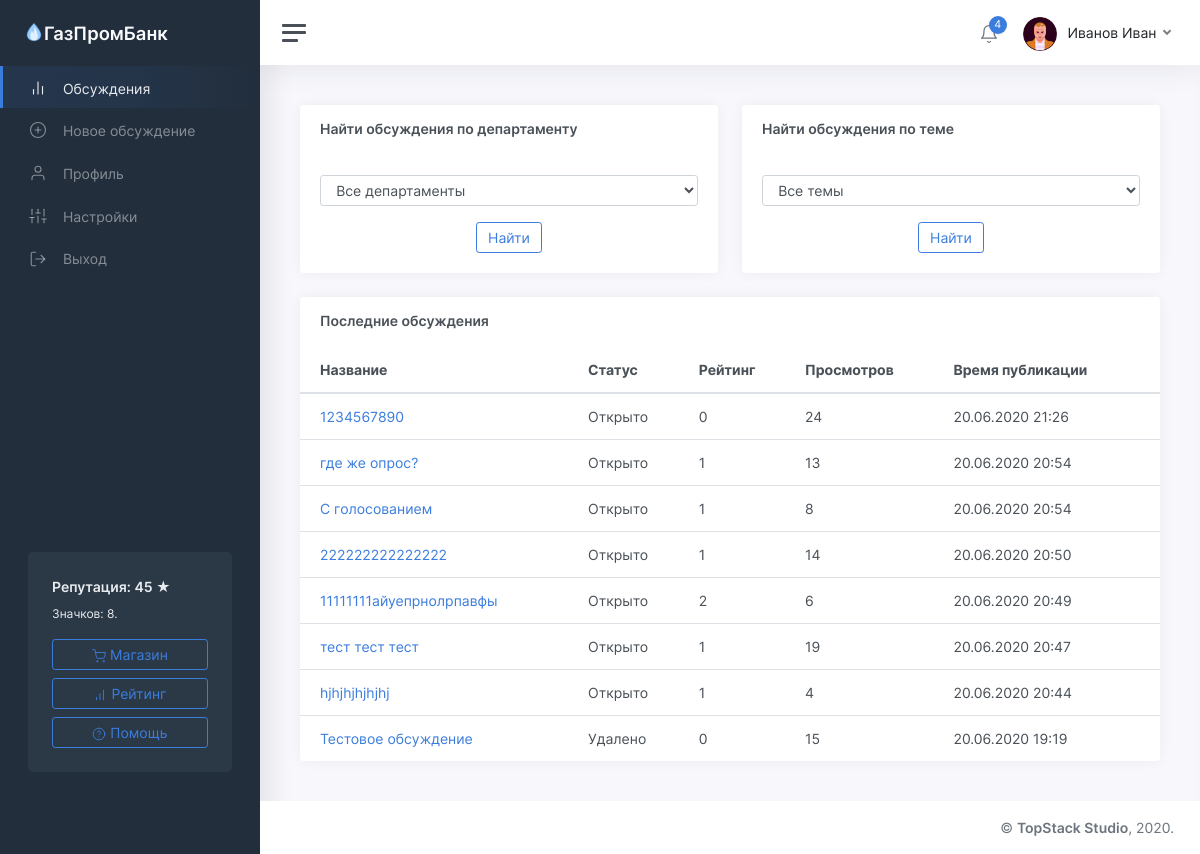
Page /threads (signed in) on the earlier database version.
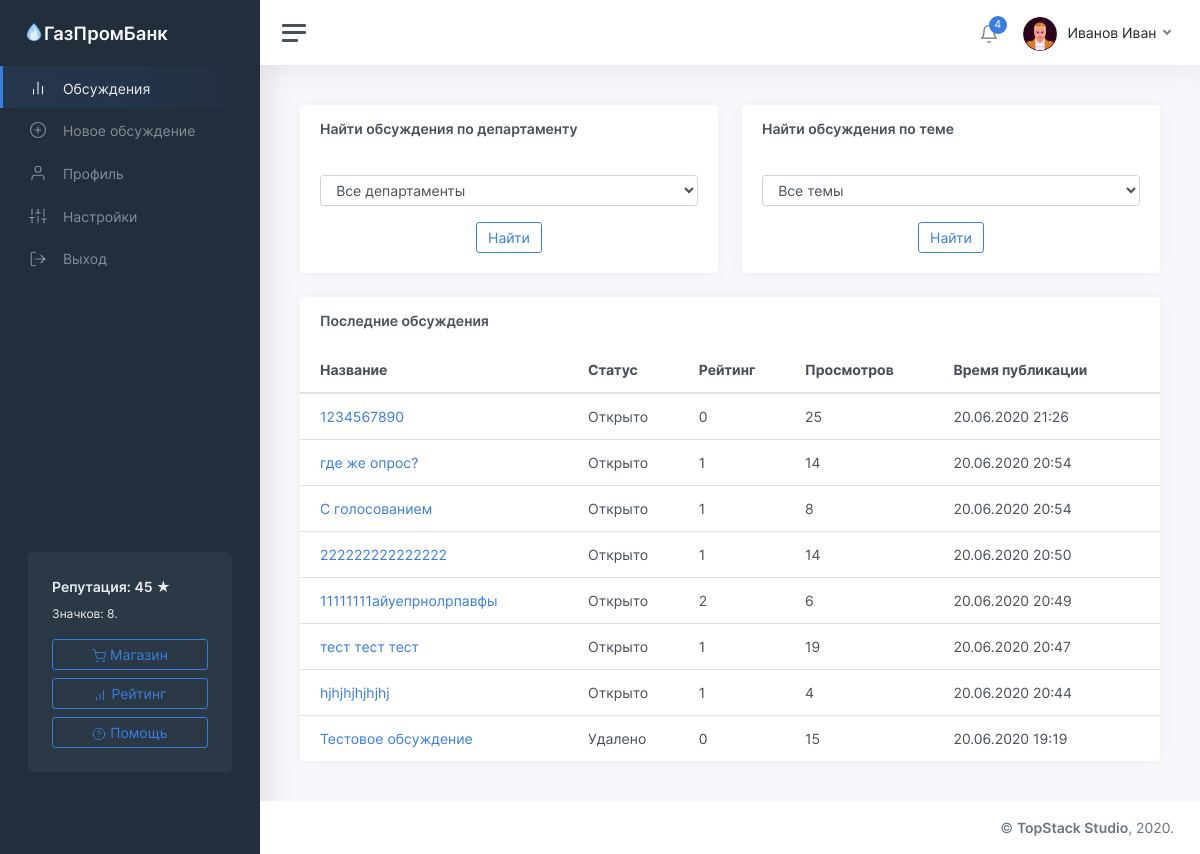
Same page on the later database version.
### tables this page shows
CREATE TABLE "threads" (
	"id"	INTEGER NOT NULL UNIQUE,
	"owner"	INTEGER NOT NULL,
	"title"	TEXT NOT NULL,
	"content"	TEXT,
	"date"	INTEGER,
	"up"	INTEGER,
	"down"	INTEGER,
	"views"	INTEGER,
	"status"	TEXT,
	"department"	TEXT,
	"theme"	TEXT,
	PRIMARY KEY("id")
);

### app/views.py (the view)
@app.route('/threads')
def listOfThreads():
	department = request.args.get('department')
	theme = request.args.get('theme')
	if department not in departments and  theme not in themes:
		return render_template('threads.html', user=getUser(session['id']), threads=getThreads(), message=request.args.get('from'), departments=departments, themes=themes)
	elif department in departments:
		return render_template('threads_by_department.html', user=getUser(session['id']), threads=getThreadsByDepartment(department), departments=departments, themes=themes, selected_department=department)
	else:
		return render_template('threads_by_theme.html', user=getUser(session['id']), threads=getThreadsByTheme(theme), departments=departments, themes=themes, selected_theme=theme)

### app/functions.py (called while the page is built)
def getUser(identifier):
	conn = sqlite3.connect(db_path)
	conn.row_factory = sqlite3.Row
	cursor = conn.cursor()
	cursor.execute('SELECT * FROM users where id="%s"' % identifier)
	user = cursor.fetchone()
	if user:
		user = dict(user)
		user['badges'] = json.loads(user['badges'])
		user['notifications'] = getNotifications(identifier)
	return user

def statusToText(status):
	return statuses[status]

def fromTimestamp(timestamp):
	return datetime.utcfromtimestamp(timestamp + 3600 * 3).strftime('%d.%m.%Y %H:%M')

def getThreads(offset=0, count=10):
	conn = sqlite3.connect(db_path)
	conn.row_factory = sqlite3.Row
	cursor = conn.cursor()
	cursor.execute('SELECT id, title, date, up, down, status, views FROM threads ORDER BY date DESC')
	threads = cursor.fetchall()
	length = len(threads)
	if offset > 0:
		offset -= 1
	threads = threads[offset * 10:][:count]
	for x in range(len(threads)):
		threads[x] = dict(threads[x])
		threads[x]['status'] = statusToText(threads[x]['status'])
		threads[x]['date'] = fromTimestamp(threads[x]['date'])
	return (threads, length)

### templates/threads.html (shortened to what the changed rows need)
<!DOCTYPE html>
<html lang="ru">
	<head>
		<link href="/static/css/app.css" rel="stylesheet">
	</head>
	<body>
		<div class="wrapper">
			<div class="main">
				<main class="content">
					<div class="container-fluid p-0">
						<div class="row">
							<div class="col-12 col-lg-12 col-xxl-9 d-flex">
								<div class="card flex-fill">
									<table class="table table-hover my-0">
										{% if threads[0] %}
											<thead>
												<tr>
													<th>Название</th>
													<th class="d-none d-md-table-cell">Статус</th>
													<th>Рейтинг</th>
													<th class="d-none d-md-table-cell">Просмотров</th>
													<th class="d-none d-md-table-cell">Время публикации</th>
												</tr>
											</thead>
											<tbody>
												{% for thread in threads[0] %}
													<tr>
														<td><a href="/thread/{{thread.id}}">{{thread.title}}</a></td>
														<td class="d-none d-md-table-cell">{{thread.status}}</td>
														<td>{{thread.up - thread.down}}</td>
														<td class="d-none d-md-table-cell">{{thread.views}}</td>
														<td class="d-none d-md-table-cell">{{thread.date}}</td>
													</tr>
												{% endfor %}
											</tbody>
										{% endif %}
									</table>
								</div>
							</div>
						</div>
					</div>
				</main>
			</div>
		</div>
	</body>
</html>

Differences in the rows shown:
changed threads (number 1 of 8 on the later page): views "24" → "25"
changed threads "где же опрос?": views "13" → "14"
